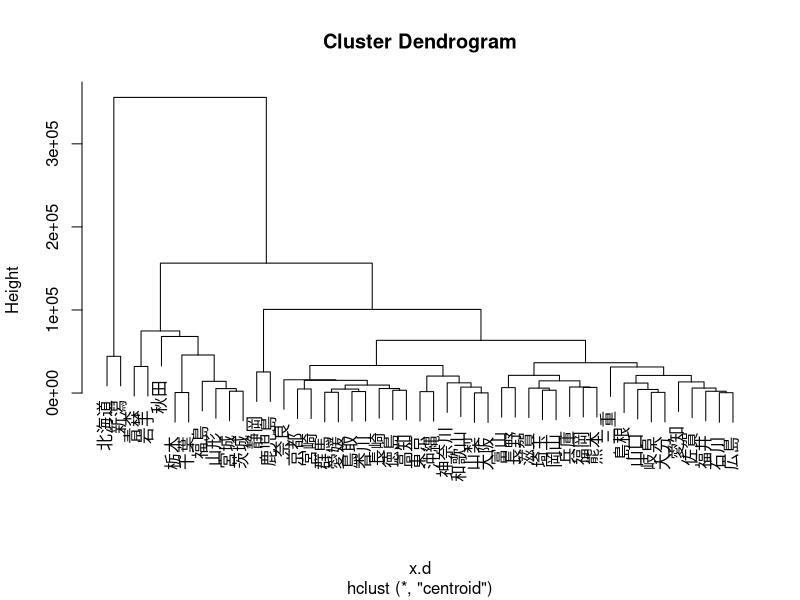

Recreate this plot in R.
# ファイルの読み込み
x <- read.csv("./cluster.csv", header = TRUE, row.names = 1)


# 非階層型の作成
result_k <- kmeans(x, 3, iter.max = 10)


# 分析結果の表示
result_k$cluster


# クラスターのサイズを調べる
result_k$size


# 各クラスターの中心値
result_k$centers


# 階層型の作成
x.d <- dist(x)
result_d <- hclust(x.d, method = "centroid")

# 分析結果の表示
plot(result_d)
